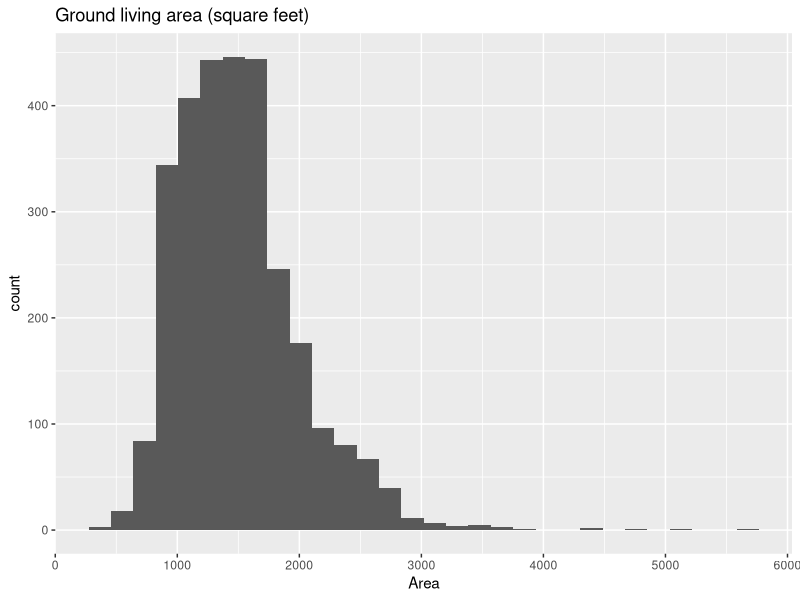

Reproduce this figure in R.
## ---- chunk 1
knitr::opts_chunk$set(echo=T, results='hide', message=FALSE, warning=FALSE)
require(tidyverse)
ames <- read_csv("ames.csv")
## ---- chunk 2
ames %>% 
  select(LivArea, SalePrice) %>% 
  summary()
## ---- chunk 3
ames %>% 
  ggplot(aes(x = LivArea))+
  geom_histogram()+
  labs(x = "Area", title="Ground living area (square feet)")
